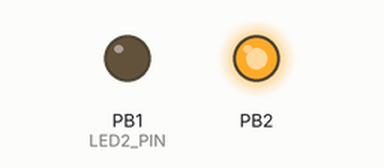
The sketch below on a simulated ATtiny85, built with avr-gcc and run on an emulated ATtiny85. Parts: output pins drawn as LEDs (lit = HIGH).

Above: at 0.1 s.
Timing chart, 0 to 1.6 s (numbered marks = the images above):
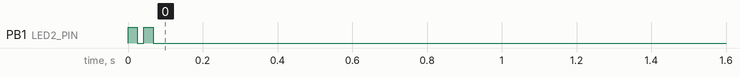

The sketch:

attiny_i2c_echo.ino
```cpp
#include <TinyWireS.h>


#define SLAVE_ADDRESS 0x04
//#define LED1_PIN         4              // ATtiny Pin 3
#define LED2_PIN         1              // ATtiny Pin 6


void setup(){
  //pinMode(LED1_PIN,OUTPUT);             // for general DEBUG use
  pinMode(LED2_PIN,OUTPUT);             // for verification
  Blink(LED2_PIN,2);                    // show it's alive
  TinyWireS.begin(SLAVE_ADDRESS);
}

void loop(){
  byte byteRcvd = 0;
  if(TinyWireS.available()){
    byteRcvd = TinyWireS.receive();

    TinyWireS.send(byteRcvd);
    Blink(LED2_PIN, byteRcvd);                  // show we transmitted

    /*
    if (byteRcvd == 1){
      byteRcvd = byteRcvd + 15;
      TinyWireS.send(byteRcvd);
    }
    if (byteRcvd == 2){
       long start = millis();
       long total = cs_3_4.capacitiveSensor(30);
       byteRcvd = total;
       TinyWireS.send(byteRcvd);
    }
    */
  }
}

void Blink(byte led, byte times){ // poor man's display
  for (byte i=0; i< times; i++){
    digitalWrite(led,HIGH);
    delay (25);
    digitalWrite(led,LOW);
    delay (17);
  }
}
```
